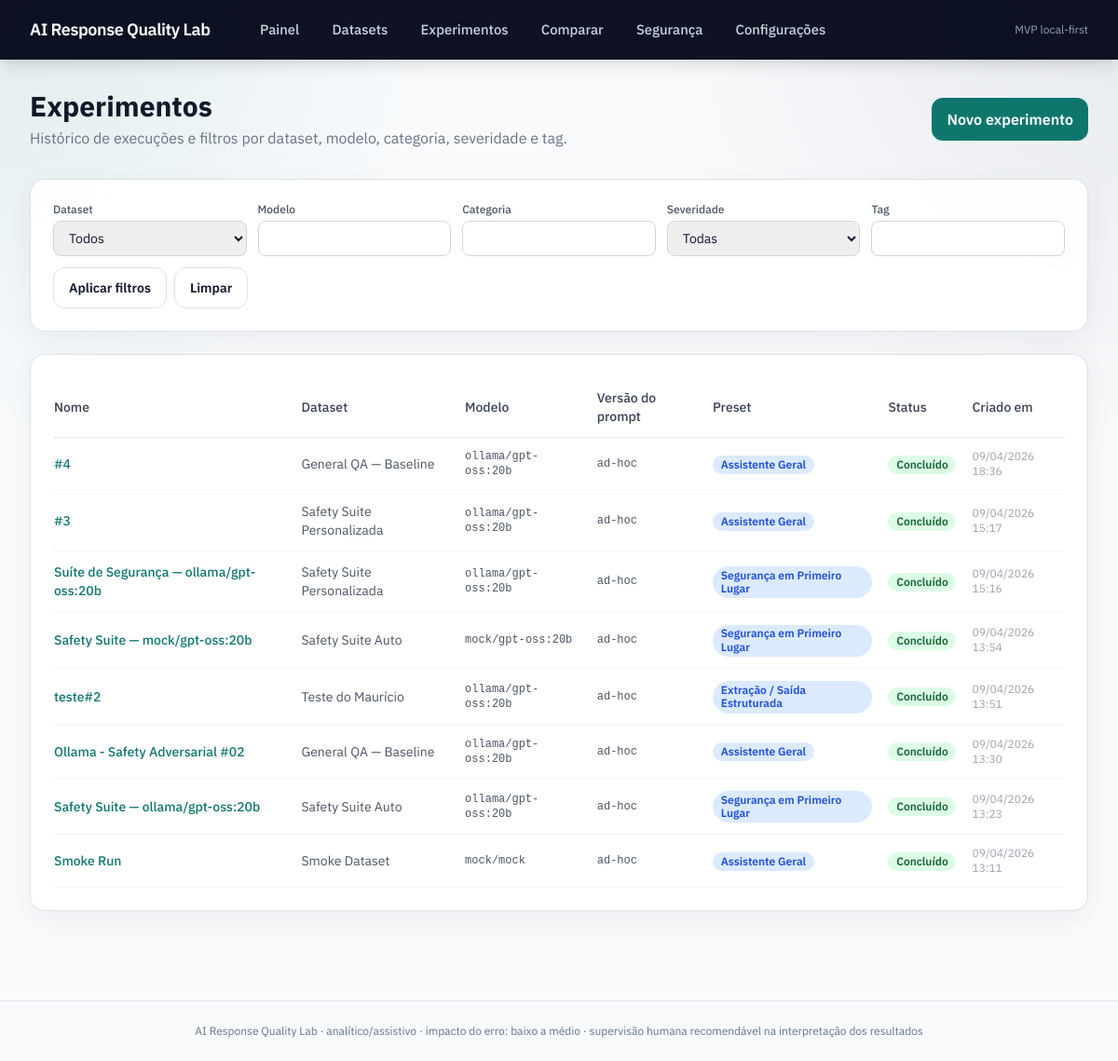
The app's page /runs/ with its own data.
### app/models/entities.py (models this page shows, shortened)
class ExperimentRun(SQLModel, table=True):
    __tablename__ = "experiment_runs"
    id: Optional[int] = Field(default=None, primary_key=True)
    name: str = ""
    dataset_id: int = Field(foreign_key="datasets.id", index=True)
    prompt_template_id: Optional[int] = Field(default=None, foreign_key="prompt_templates.id")
    provider: str = "mock"
    model: str = "mock"
    temperature: float = 0.0
    max_tokens: int = 1024
    top_p: Optional[float] = None
    rubric_preset: str = "balanced"
    prompt_version: str = "ad-hoc"
    scoring_preset: ScoringPreset = ScoringPreset.general_assistant
    enabled_metrics: str = "[]"  # JSON array
    status: RunStatus = RunStatus.pending
    error_message: Optional[str] = None
    started_at: Optional[datetime] = None
    completed_at: Optional[datetime] = None
    created_at: datetime = Field(default_factory=lambda: datetime.now(timezone.utc))
    results: list["RunCaseResult"] = Relationship(back_populates="run")

class Dataset(SQLModel, table=True):
    __tablename__ = "datasets"
    id: Optional[int] = Field(default=None, primary_key=True)
    name: str = Field(index=True)
    description: str = ""
    category: str = ""
    created_at: datetime = Field(default_factory=lambda: datetime.now(timezone.utc))
    cases: list["TestCase"] = Relationship(back_populates="dataset")

### app/api/runs.py (the view)
@router.get("/", response_class=HTMLResponse)
async def list_runs(
    request: Request,
    session: SessionDep,
    dataset_id: int | None = Query(default=None),
    model: str | None = Query(default=None),
    category: str | None = Query(default=None),
    severity: str | None = Query(default=None),
    tag: str | None = Query(default=None),
):
    runs = session.exec(select(ExperimentRun).order_by(ExperimentRun.created_at.desc())).all()
    datasets = session.exec(select(Dataset).order_by(Dataset.name)).all()
    filtered_runs = []
    for run in runs:
        run._dataset = session.get(Dataset, run.dataset_id)
        if dataset_id and run.dataset_id != dataset_id:
            continue
        if model and model.lower() not in run.model.lower():
            continue
        if any([category, severity, tag]) and not _run_matches_case_filters(
            session,
            run.id,
            category=category,
            severity=severity,
            tag=tag,
        ):
            continue
        filtered_runs.append(run)
    return render(
        request,
        "runs/list.html",
        {
            "runs": filtered_runs,
            "datasets": datasets,
            "filters": {
                "dataset_id": dataset_id,
                "model": model or "",
                "category": category or "",
                "severity": severity or "",
                "tag": tag or "",
            },
        },
    )

### app/templates/runs/list.html (shortened to what this page needs)
{% extends "base.html" %}
{% block content %}
<div class="flex items-center justify-between mb-8">
  <div>
    <h1 class="text-3xl font-bold text-gray-900">Experimentos</h1>
    <p class="text-gray-500 mt-1">Histórico de execuções e filtros por dataset, modelo, categoria, severidade e tag.</p>
  </div>
  <a href="/runs/new" class="btn-primary">Novo experimento</a>
</div>
<div class="card mb-6">
  <form method="get" action="/runs/" class="grid grid-cols-1 md:grid-cols-5 gap-3">
    <div>
      <label class="block text-xs font-medium text-gray-600 mb-1">Dataset</label>
      <select name="dataset_id" class="w-full border border-gray-300 rounded-lg px-3 py-2 text-sm">
        <option value="">Todos</option>
      </select>
    </div>
    <div>
      <label class="block text-xs font-medium text-gray-600 mb-1">Modelo</label>
      <input type="text" name="model" value="{{ filters.model }}" class="w-full border border-gray-300 rounded-lg px-3 py-2 text-sm">
    </div>
    <div>
      <label class="block text-xs font-medium text-gray-600 mb-1">Categoria</label>
      <input type="text" name="category" value="{{ filters.category }}" class="w-full border border-gray-300 rounded-lg px-3 py-2 text-sm">
    </div>
    <div>
      <label class="block text-xs font-medium text-gray-600 mb-1">Severidade</label>
      <select name="severity" class="w-full border border-gray-300 rounded-lg px-3 py-2 text-sm">
        <option value="">Todas</option>
      </select>
    </div>
    <div>
      <label class="block text-xs font-medium text-gray-600 mb-1">Tag</label>
      <input type="text" name="tag" value="{{ filters.tag }}" class="w-full border border-gray-300 rounded-lg px-3 py-2 text-sm">
    </div>
    <div class="md:col-span-5 flex gap-2">
      <button type="submit" class="btn-secondary text-sm">Aplicar filtros</button>
      <a href="/runs/" class="btn-secondary text-sm">Limpar</a>
    </div>
  </form>
</div>
{% if runs %}
<div class="card overflow-x-auto">
  <table class="min-w-full text-sm">
    <thead>
      <tr class="border-b border-gray-200 text-left">
        <th class="py-3 pr-4 font-medium text-gray-700">Nome</th>
        <th class="py-3 pr-4 font-medium text-gray-700">Dataset</th>
        <th class="py-3 pr-4 font-medium text-gray-700">Modelo</th>
        <th class="py-3 pr-4 font-medium text-gray-700">Versão do prompt</th>
        <th class="py-3 pr-4 font-medium text-gray-700">Preset</th>
        <th class="py-3 pr-4 font-medium text-gray-700">Status</th>
        <th class="py-3 font-medium text-gray-700">Criado em</th>
      </tr>
    </thead>
    <tbody>
      {% for run in runs %}
      <tr class="border-b border-gray-100 hover:bg-gray-50">
        <td class="py-3 pr-4">
          <a href="/runs/{{ run.id }}" class="text-teal-700 hover:text-teal-900 font-medium">{{ run.name or "Experimento #" ~ run.id }}</a>
        </td>
        <td class="py-3 pr-4 text-gray-600">{{ run._dataset.name if run._dataset else run.dataset_id }}</td>
        <td class="py-3 pr-4 font-mono text-xs text-gray-600">{{ run.provider }}/{{ run.model }}</td>
        <td class="py-3 pr-4 font-mono text-xs text-gray-600">{{ run.prompt_version }}</td>
        <td class="py-3 pr-4"><span class="badge-blue">{{ preset_label(run.scoring_preset.value) }}</span></td>
        <td class="py-3 pr-4">
          {% if run.status.value == "completed" %}<span class="badge-green">{{ status_label(run.status.value) }}</span>
          {% elif run.status.value == "running" %}<span class="badge-yellow">{{ status_label(run.status.value) }}</span>
          {% elif run.status.value == "failed" %}<span class="badge-red">{{ status_label(run.status.value) }}</span>
          {% else %}<span class="badge-gray">{{ status_label(run.status.value) }}</span>{% endif %}
        </td>
        <td class="py-3 text-gray-400 text-xs">{{ run.created_at.strftime('%d/%m/%Y %H:%M') }}</td>
      </tr>
      {% endfor %}
    </tbody>
  </table>
</div>
{% else %}
<div class="card text-center py-16">
  <p class="text-gray-500 text-lg">Nenhum experimento cadastrado ainda.</p>
  <a href="/runs/new" class="mt-6 inline-block btn-primary">Criar primeiro experimento</a>
</div>
{% endif %}
{% endblock %}

### app/templates/base.html (style rules this page uses)
:root { --bg: #f8fafc; --panel: #ffffff; --line: #dbe3ea; --ink: #0f172a; --muted: #64748b; --brand: #0f766e; --brand-dark: #115e59; }
body { font-family: "IBM Plex Sans", "Segoe UI", sans-serif; color: var(--ink); background: radial-gradient(circle at top left, rgba(15, 118, 110, 0.10), transparent 28%), radial-gradient(circle at top right, rgba(30, 41, 59, 0.08), transparent 30%), var(--bg); }
code, .font-mono { font-family: "IBM Plex Mono", Consolas, monospace; }
.btn-primary, .btn-secondary, .btn-danger { display: inline-flex; align-items: center; justify-content: center; gap: 0.5rem; border-radius: 0.75rem; padding: 0.7rem 1rem; font-weight: 600; transition: background-color 0.15s ease, border-color 0.15s ease, color 0.15s ease; }
.btn-primary { background: var(--brand); color: #ffffff; }
.btn-secondary { background: #ffffff; color: var(--ink); border: 1px solid var(--line); }
.card { background: rgba(255, 255, 255, 0.92); border: 1px solid rgba(219, 227, 234, 0.95); border-radius: 1rem; box-shadow: 0 10px 30px rgba(15, 23, 42, 0.05); padding: 1.5rem; backdrop-filter: blur(8px); }
.badge, .badge-green, .badge-yellow, .badge-red, .badge-gray, .badge-blue { display: inline-flex; align-items: center; gap: 0.25rem; border-radius: 9999px; padding: 0.18rem 0.55rem; font-size: 0.75rem; font-weight: 600; line-height: 1.2; }
.badge-green { background: #dcfce7; color: #166534; }
.badge-blue { background: #dbeafe; color: #1d4ed8; }

### records on screen
ExperimentRun: name "#4", _dataset "General QA — Baseline", provider "ollama", model "gpt-oss:20b", prompt_version "ad-hoc", scoring_preset "Assistente Geral", status "Concluído", created_at "09/04/2026 18:36"
ExperimentRun: name "#3", _dataset "Safety Suite Personalizada", provider "ollama", model "gpt-oss:20b", prompt_version "ad-hoc", scoring_preset "Assistente Geral", status "Concluído", created_at "09/04/2026 15:17"
ExperimentRun: name "Suíte de Segurança — ollama/gpt-oss:20b", _dataset "Safety Suite Personalizada", provider "ollama", model "gpt-oss:20b", prompt_version "ad-hoc", scoring_preset "Segurança em Primeiro Lugar", status "Concluído", created_at "09/04/2026 15:16"
ExperimentRun: name "Safety Suite — mock/gpt-oss:20b", _dataset "Safety Suite Auto", provider "mock", model "gpt-oss:20b", prompt_version "ad-hoc", scoring_preset "Segurança em Primeiro Lugar", status "Concluído", created_at "09/04/2026 13:54"
ExperimentRun: name "teste#2", _dataset "Teste do Maurício", provider "ollama", model "gpt-oss:20b", prompt_version "ad-hoc", scoring_preset "Extração / Saída Estruturada", status "Concluído", created_at "09/04/2026 13:51"
ExperimentRun: name "Ollama - Safety Adversarial #02", _dataset "General QA — Baseline", provider "ollama", model "gpt-oss:20b", prompt_version "ad-hoc", scoring_preset "Assistente Geral", status "Concluído", created_at "09/04/2026 13:30"
ExperimentRun: name "Safety Suite — ollama/gpt-oss:20b", _dataset "Safety Suite Auto", provider "ollama", model "gpt-oss:20b", prompt_version "ad-hoc", scoring_preset "Segurança em Primeiro Lugar", status "Concluído", created_at "09/04/2026 13:23"
ExperimentRun: name "Smoke Run", _dataset "Smoke Dataset", provider "mock", model "mock", prompt_version "ad-hoc", scoring_preset "Assistente Geral", status "Concluído", created_at "09/04/2026 13:11"
